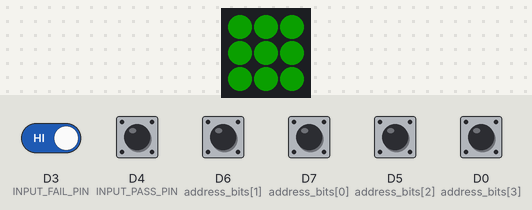
A sketch run on a simulated ESP8266 (NodeMCU). Shown: 3×3 RGB LED matrix (first LED top left, wired row by row). Inputs (shaded band) come from the test bench; at power-on: D0 (address_bits[3]), D3 (INPUT_FAIL_PIN), D4 (INPUT_PASS_PIN), D5 (address_bits[2]), D6 (address_bits[1]), D7 (address_bits[0]) HIGH. Dim RGB values are drawn brighter than linear; WiFi joins after 1.5 s; servers stay silent unless stated; the audio player accepts every command and is not drawn; what the sketch prints to the serial monitor is not drawn.

Above: at 2.4 s.
At 3.4 s:
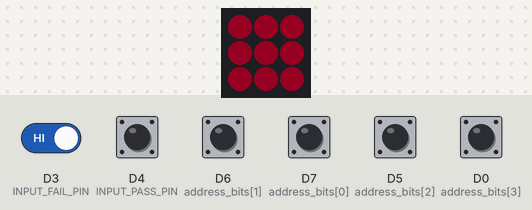
4.8 s: D3 (INPUT_FAIL_PIN) driven LOW
Timing chart, 0 to 7.8 s (numbered marks = the images above; inputs shaded):
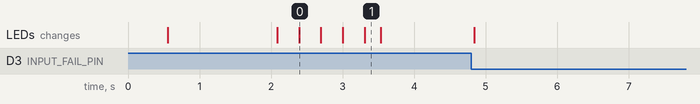

The sketch:

Bump_Sensor.ino
```cpp
#include "DFRobotDFPlayerMini.h"

#include <SoftwareSerial.h>
SoftwareSerial softSerial(/*rx =*/10, /*tx =*/4);
#define FPSerial softSerial

#include <Adafruit_NeoPixel.h>
#include <Adafruit_NeoMatrix.h>

#include "config.h"
#include <ESP8266WiFi.h>
#include <ESP8266WiFiMulti.h>
#include <ESP8266HTTPClient.h>
#include <WiFiClient.h>
#include <WiFiUdp.h>
#include <ArduinoOTA.h>

DFRobotDFPlayerMini myDFPlayer;
void printDetail(uint8_t type, int value);


const byte address_bits[] =  { 13,12,14,16 };
const int lighttime = 10000;
unsigned int address;
unsigned int localPort = 8888;
char packetBuffer[64]; //buffer to hold incoming packet,
char  ReplyBuffer[] = "acknowledged\r\n";       // a string to send back

#define INPUT_PASS_PIN D4
#define INPUT_FAIL_PIN D3
#define LED_PIN D1
#define CELEBRATION 10

WiFiUDP Udp;
ESP8266WiFiMulti WiFiMulti;

Adafruit_NeoMatrix matrix = Adafruit_NeoMatrix(3, 3, LED_PIN,
  NEO_MATRIX_TOP     + NEO_MATRIX_LEFT +
  NEO_MATRIX_ROWS + NEO_MATRIX_ZIGZAG,
  NEO_GRB            + NEO_KHZ800);

const uint16_t colors[] = {
  matrix.Color(255, 0, 0), matrix.Color(0, 255, 0), matrix.Color(0, 0, 255) };

void setup() {
  // put your setup code here, to run once
  Serial.begin(115200);
  Serial.println("Startup");
  for (byte x = 0 ; x < 4 ; x ++ ) {
    Serial.print("Configuring Pin: ");
    Serial.println(address_bits[x]);
    pinMode(address_bits[x], INPUT);
  }

  Serial.println("Read in address");
  for (byte x = 0 ; x < 4 ; x ++ ) {
    byte value = !digitalRead(address_bits[x]);
    Serial.print("Bit: ");
    Serial.print(x);
    Serial.print(" Value: ");
    Serial.println(value);
    address = address + (value << x);
  }
  // Make the address 1-16 rather than 0-15

  Serial.print("Address: ");
  Serial.println(address);

  FPSerial.begin(9600);
  myDFPlayer.begin(FPSerial);
  Serial.println(F("DFPlayer Mini online."));
  myDFPlayer.volume(20);  //Set volume value. From 0 to 30
  myDFPlayer.play(1);  //Play the first mp3

  pinMode(INPUT_PASS_PIN, INPUT);
  pinMode(INPUT_FAIL_PIN, INPUT);

  matrix.begin();
  matrix.setBrightness(70);
  matrix.fillScreen(matrix.Color(0, 0, 0));
  matrix.show();

  char sensor_name[20];
  sprintf(sensor_name, "bump_sensor%02d", address);
  WiFi.mode(WIFI_STA);
  WiFi.hostname(sensor_name);
  WiFiMulti.addAP(ssid, pass);

  int timeout = 0;
  while (WiFiMulti.run() != WL_CONNECTED) {
     Serial.print("(");
     Serial.print(timeout);
     Serial.println(")Connecting..");
     pulseLights();
     timeout ++;
     if (timeout > 10) {
        break;
     }
  }
  if ((WiFiMulti.run() == WL_CONNECTED)) {
     Serial.println("Connected!");
     myDFPlayer.play(2);
     startupLights();
     matrix.fillScreen(matrix.Color(0, 0, 0));
     matrix.show();
  } else {
     Serial.println("TIMEOUT!");
     myDFPlayer.play(3);
     flashLights(10, 100);
     matrix.fillScreen(matrix.Color(0, 0, 0));
     matrix.show();
  }
  Udp.begin(localPort);

  ArduinoOTA.setHostname(sensor_name);
  ArduinoOTA.onStart([]() {
    Serial.println("Start");
  });
  ArduinoOTA.onEnd([]() {
    Serial.println("\nEnd");
  });
  ArduinoOTA.onProgress([](unsigned int progress, unsigned int total) {
    Serial.printf("Progress: %u%%\r", (progress / (total / 100)));
  });
  ArduinoOTA.onError([](ota_error_t error) {
    Serial.printf("Error[%u]: ", error);
    if (error == OTA_AUTH_ERROR) Serial.println("Auth Failed");
    else if (error == OTA_BEGIN_ERROR) Serial.println("Begin Failed");
    else if (error == OTA_CONNECT_ERROR) Serial.println("Connect Failed");
    else if (error == OTA_RECEIVE_ERROR) Serial.println("Receive Failed");
    else if (error == OTA_END_ERROR) Serial.println("End Failed");
  });
  ArduinoOTA.begin();
}

void flashLights(int count, int wait) {
  int i;
  for(i=0; i<count; i++) {
     matrix.fillScreen(matrix.Color(255,0,0));
     matrix.show();
     delay(wait);
     matrix.fillScreen(matrix.Color(0,0,0));
     matrix.show();
     delay(wait);
  }
}

void passLights() {
  matrix.fillScreen(matrix.Color(0,255,0));
  matrix.show();
}

void failLights() {
  matrix.fillScreen(matrix.Color(255,0,0));
  matrix.show();
}

void offLights() {
  matrix.fillScreen(matrix.Color(0, 0, 0));
  matrix.show();
}

void startupLights() {
  uint16_t i, j;

  for(j=0; j<256; j++) {
    for(i=0; i<9; i++) {
      matrix.fillScreen(Wheel((i+j) & 255));
    }
    matrix.show();
    delay(5);
  }
}

uint32_t Wheel(byte WheelPos) {
  WheelPos = 255 - WheelPos;
  if(WheelPos < 85) {
    return matrix.Color(255 - WheelPos * 3, 0, WheelPos * 3);
  }
  if(WheelPos < 170) {
    WheelPos -= 85;
    return matrix.Color(0, WheelPos * 3, 255 - WheelPos * 3);
  }
  WheelPos -= 170;
  return matrix.Color(WheelPos * 3, 255 - WheelPos * 3, 0);
}

void pulseLights() {
  uint16_t i, j;
  for(i=0; i<50; i++) {
    matrix.fillScreen(matrix.Color(i*5,0,0));
    matrix.show();
    delay(5);
  }
  for(j=50; j>0; j--) {
    matrix.fillScreen(matrix.Color(j*5,0,0));
    matrix.show();
    delay(5);
  }
}

WiFiClient client;
HTTPClient http;

void loop() {
  ArduinoOTA.handle();
  int pass = digitalRead(INPUT_PASS_PIN);
  int fail = digitalRead(INPUT_FAIL_PIN);
  if (pass == LOW) {
     Serial.println("Pass hit");
     myDFPlayer.play(2);
     passLights();
     delay(lighttime);
     offLights();
  }

  int packetSize = Udp.parsePacket();
  if (packetSize) {
    // read the packet into packetBufffer
    Udp.read(packetBuffer, 64);
    Serial.println("UDP Broadcast received. Contents:");
    Serial.println(packetBuffer);
    if (strcmp(packetBuffer, "rainbow") == 0) {
      for (int c = 0; c < CELEBRATION; c++) {
        startupLights();
        matrix.fillScreen(matrix.Color(0, 0, 0));
        matrix.show();
      }
    }
  }

  if (packetSize == 8 && strncmp(packetBuffer, "volume", 6) == 0) {
    // Check if the 7th and 8th characters are digits
    if (isdigit(packetBuffer[6]) && isdigit(packetBuffer[7])) {
      // The message is in the format 'volumeXX'
      // Extract the two-digit number
      char numStr[3];
      numStr[0] = packetBuffer[6];
      numStr[1] = packetBuffer[7];
      numStr[2] = '\0'; // Null-terminate the string

      int volume = atoi(numStr); // Convert the string to an integer

      // Now you can use the 'volume' variable for your programming
      // For example:
      // set_volume(volume);

      Serial.print("Received volume command: ");
      Serial.println(volume);
      myDFPlayer.volume(volume);
    }
  }


  if (fail == LOW) {
     Serial.println("Fail hit");
     myDFPlayer.play(3);
     failLights();
     String api_call = String((char*)api) + "gate/" + address + "/FAIL";
     Serial.print("API Call: ");
     Serial.println(api_call);
     http.begin(client, api_call);
     int httpCode = http.GET();
     http.end();
     delay(lighttime);
     offLights();
  }
  delay(10);

}
```

config.h
```cpp
char ssid[] = "r2course";  //  your network SSID (name)
char pass[] = "r2builders";       // your network password

char api[] = "http://192.168.43.1:5000/";
```
